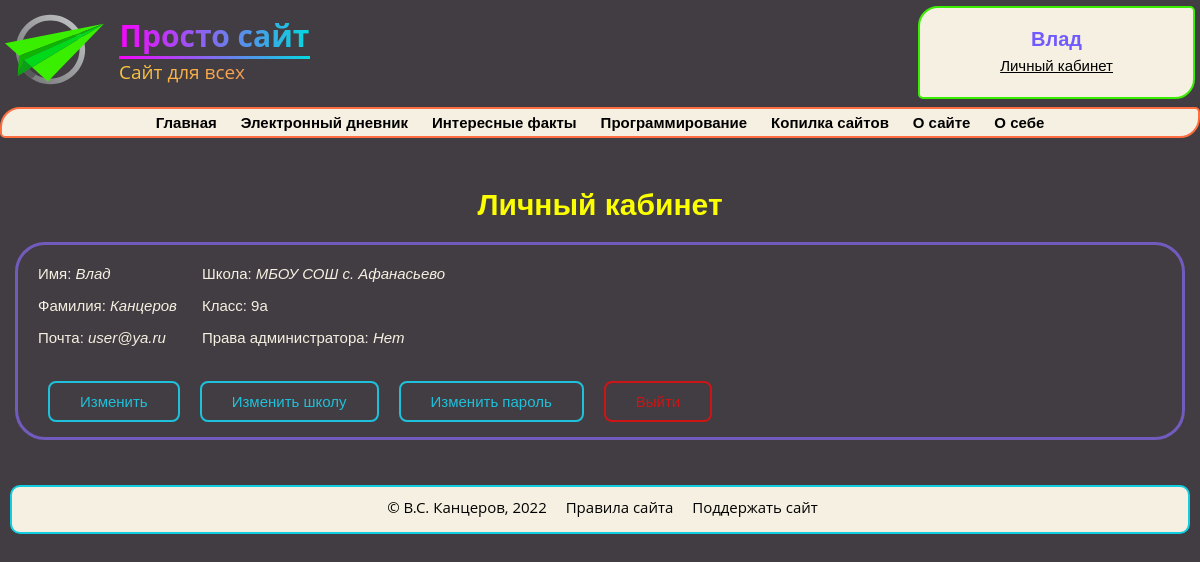
The app's page /personal (signed in), older data.
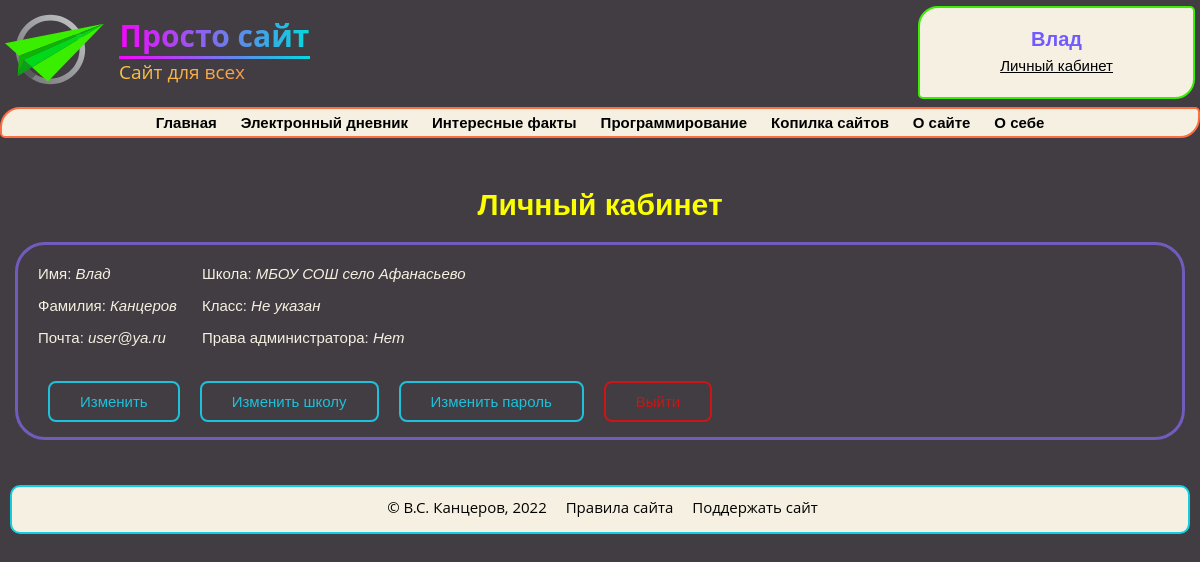
The same page, newer data.
### data/schools.py (models this page shows)
class School(SqlAlchemyBase, UserMixin):
    __tablename__ = 'schools'
    id = sqlalchemy.Column(sqlalchemy.Integer, primary_key=True, autoincrement=True)
    name = sqlalchemy.Column(sqlalchemy.String, nullable=False)

### data/class_n.py (models this page shows)
class Classes(SqlAlchemyBase, UserMixin):
    __tablename__ = 'class_n'
    id = sqlalchemy.Column(sqlalchemy.Integer, primary_key=True, autoincrement=True)
    name = sqlalchemy.Column(sqlalchemy.String, nullable=False)
    school_id = sqlalchemy.Column(sqlalchemy.Integer, sqlalchemy.ForeignKey("schools.id"))

### main.py (the view)
@app.route('/personal')
def personal_account():
    if current_user.is_authenticated:
        db_sess = db_session.create_session()
        school = db_sess.query(School).filter(current_user.school_id == School.id).first()
        class_n = db_sess.query(Classes).filter(current_user.class_n_id == Classes.id).first()
        if school is not None:
            school = school.name
        if class_n is not None:
            class_n = class_n.name
        if current_user.admin:
            info = list()
            info.append(('Число зарегистрировавшихся', len(db_sess.query(User).all())))
            info.append(('Число администраторов', len(db_sess.query(User).filter(User.admin).all())))
            return render_template('personal.html', school=school, class_n=class_n, info=info)
        return render_template('personal.html', school=school, class_n=class_n)
    return redirect('/login')

### data/db_session.py (called while the page is built)
def create_session() -> Session:
    global __factory
    return __factory()

### main.py (called while the page is built)
@login_manager.user_loader
def load_user(user_id):
    db_sess = db_session.create_session()
    return db_sess.query(User).get(user_id)

### templates/personal.html (shortened to what this page needs)
{% extends 'base.html' %}
{% block body %}
<h1>Личный кабинет</h1>
<div class="personal">
    <div class="div-flex">
        <div class="block-info">
            <p>Имя: <i>{{ current_user.name }}</i></p>
            <p>Фамилия: <i>{{ current_user.surname }}</i></p>
            <p>Почта: <i>{{ current_user.email }}</i></p>
        </div>
        <div class="block-info">
            {% if current_user.school_id %}
            <p>Школа: <i>{{ school }}</i></p>
            {% else %}
            <p>Школа: <i>Не указана</i></p>
            {% endif %}
            {% if current_user.class_n_id %}
            <p>Класс: {{ class_n }}</p>
            {% else %}
            <p>Класс: <i>Не указан</i></p>
            {% endif %}
            {% if current_user.admin %}
            <p>Права администратора: <i>Да</i></p>
            {% else %}
            <p>Права администратора: <i>Нет</i></p>
            {% endif %}
        </div>
    </div>
    <div class="div-flex">
        <a class="shine-button-blue" href="/change/info">Изменить</a>
        {% if current_user.school_id %}
        <a class="shine-button-blue" href="/set/school">Изменить школу</a>
        {% else %}
        <a class="shine-button" href="/set/school">Добавить школу</a>
        {% endif %}
        <a class="shine-button-blue" href="/change/password">Изменить пароль</a>
        <a class="shine-button-red" href="/logout">Выйти</a>
    </div>
</div>
{% endblock %}

Row changes from the older to the newer data that the page shows:
no longer on this page (row unchanged): Classes: name "9а"
changed User "Влад": class_n_id 1 → empty (drawn)
changed School: name "МБОУ СОШ с. Афанасьево" → "МБОУ СОШ село Афанасьево"
Text that changed along with them:
text now shown: "Не указан"
